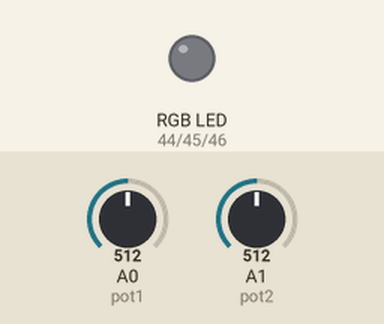
Bench run of a sketch on a simulated Arduino Mega 2560, built with avr-gcc and run on an emulated ATmega2560. On the bench: an RGB LED mixed from three pins (HIGH = lit). Inputs (shaded band) come from the test bench; at power-on: A1 (pot2) = 512, A0 (pot1) = 512. Dim RGB values are drawn brighter than linear; random numbers use the default seed unless the sketch sets one.

Above: at 1.2 s.
1.3 s: A1 (pot2) set to 357
4.3 s: A1 (pot2) set to 334
At 6.0 s:
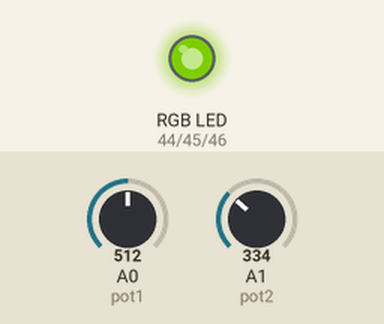
6.3 s: A1 (pot2) set to 0
At 7.15 s:
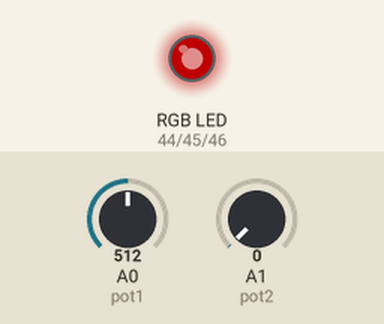
9.3 s: A1 (pot2) set to 306
10.8 s: A0 (pot1) set to 89
13.7 s: A1 (pot2) set to 89
At 15.1 s:
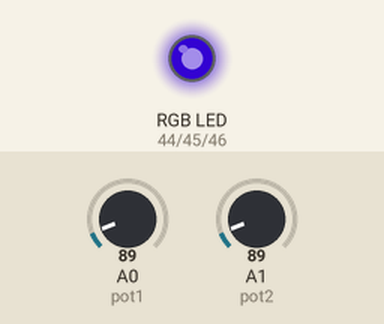
Timing chart, 0 to 25.0 s (numbered marks = the images above; inputs shaded):
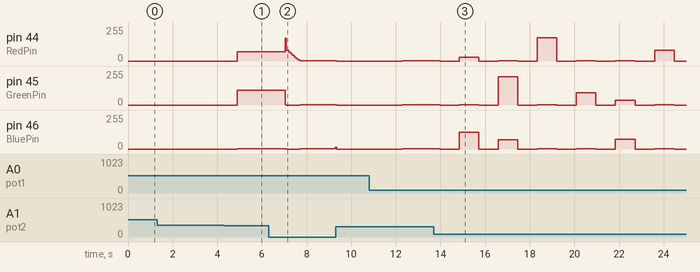

The sketch:

RGB_LED_moodLight1.ino
```cpp
//const int pot1 = A0;//R
int speed1;
float RGB1[3];
float RGB2[3];
float INC[3];
int red, green, blue;
int RedPin = 44;// 3 on Uno 44 on Mega
int GreenPin = 45;// 5 on Uno 45 on Mega
int BluePin = 46;// 6 on Uno 46 on Mega
const int pot1 = A0;//R
const int pot2 = A1;//G
const int pot3 = A2;//B
int inputVal1 = 0;
int inputVal2 = 0;
int inputVal3 = 0;

//============BlinkWithoutDelay======start==============
//const int ledPin =  LED_BUILTIN;
int ledState = LOW;
unsigned long previousMillis = 0;
int interval;
//====================================end===========
void setup()
{
Serial.begin(9600);
randomSeed(analogRead(0));
RGB1[0] = 0;
RGB1[1] = 0;
RGB1[2] = 0;
RGB2[0] = random(256);
RGB2[1] = random(256);
RGB2[2] = random(256);
 inputVal1 = analogRead(pot1);
  inputVal2 = analogRead(pot2);
  inputVal3 = analogRead(pot3);
}
void loop()
{
//randomSeed(analogRead(0));
for (int x=0; x<3; x++) {
INC[x] = (RGB1[x] - RGB2[x]) / 256; }
for (int x=0; x<256; x++) {
red = int(RGB1[0]);
green = int(RGB1[1]);
blue = int(RGB1[2]);
//analogWrite (RedPin, red);
//analogWrite (GreenPin, green);
//analogWrite (BluePin, blue);
blink2();
delay(2);
RGB1[0] -= INC[0];
RGB1[1] -= INC[1];
RGB1[2] -= INC[2];
}
for (int x=0; x<3; x++) {
RGB2[x] = random(556)-300;
RGB2[x] = constrain(RGB2[x], 1, 255);//0,255
//delay(1000);
//speed1 = analogRead(pot1);
//Serial.println(speed1);
delay(speed1);
}
speed1 = analogRead(pot1);
//Serial.println(speed1);
}
```

blink2.ino
```cpp
void blink2(){
int blinkRate = analogRead(pot2);
int brightness = analogRead(pot1);
  blinkRate = map(blinkRate,0,1023, 0,10000);
  brightness = map(brightness,0,1023,0,10);
  interval = blinkRate;
   unsigned long currentMillis = millis();

  if (currentMillis - previousMillis >= interval) {

    previousMillis = currentMillis;


    if (ledState == LOW) {
      ledState = HIGH;
    } else {
      ledState = LOW;
    }

    if(ledState == HIGH){
     // red = red/brightness;
      // blue = blue/brightness;
       //.,/;;;;;;;;;;;;;;;;;;;;;;' green = green/brightness;
      analogWrite(RedPin,red);//brightness
      analogWrite(BluePin,green);//brightness
      analogWrite(GreenPin,blue);//brightness
     // Serial.print(red);
     // Serial.print(",");
      //Serial.print(blue);
     // Serial.print(",");
      //Serial.println(green);

       //Serial.println(red);

    }
    else{
    analogWrite(RedPin, LOW);
    analogWrite(BluePin, LOW);
    analogWrite(GreenPin, LOW);
    }
  }
}
```

details.ino
```cpp
/*

When you run this, you will see the colors slowly change. You’ve just made your own mood lamp.

Code  Antonyms Arduino RGB Mood Lamp :

We have used an RGB LED. This is a single 5mm LED, with four legs (some
have more). One leg is either a common anode (positive) or common cathode (negative) and the other three go to the opposite terminal of the red, green, and blue LEDs inside the lamp.

An RGB value of 255, 0, 0 would give us pure red. A value of 0, 255, 0 would give pure green, and 0, 0, 255, pure blue. By mixing these, we can get any color we like. This is the additive color model.

In the code, we start off by declaring some floating point arrays and also some integer variables that will store our RGB values as well as an increment value.
float RGB1[3];
float RGB2[3];
float INC[3];
int red, green, blue;
In the setup function, we have
randomSeed(analogRead(0));

The randomSeed command is used for creating random (actually pseudo-random) numbers. Computer chips are not able to produce truly random numbers, so they use a mathematical function that generates a very long sequence of pseudo-random values before repeating. By setting a “seed,” you can tell the computer wherein the sequence to start returning random numbers. In this case, the value we give to the randomSeed is a value read from analog pin 0.

As we don’t have anything connected to analog pin 0, all we will read is a random number created by analog noise. Once we have set a “seed” for our random number, we can create one using the random() function.
We then have two sets of RGB values stored in a three-element array. RGB1 is the RGB value we want the lamp to start with (in this case, all zeros or off).
RGB1[0] = 0;
RGB1[1] = 0;
RGB1[2] = 0;
The RGB2 array is a set of random RGB values that we want the lamp to transition to

RGB2[0] = random(256);
RGB2[1] = random(256);
RGB2[2] = random(256);
In this case, we have set the RGB values to a random number set by random(256), which will give us a number between 0 and 255 inclusive (as the number will always range from zero upward). If you pass a single number to the random() function, then it will return a value between 0 and 1 less than the number; random(1000) will return a number between 0 and 999.

If you supply two numbers as parameters, then it will return a random number between the lower number inclusive and the maximum number minus 1 (−1). For example, random(10,100) will return a random number between 10 and 99. In the main program loop, we first take a look at the start and end RGB values and work out which value is needed as an increment to progress from one value to the other in 256 steps (as the PWM value can only be between 0 and 255). We do this with
for (int x=0; x<3; x++) {
INC[x] = (RGB1[x] – RGB2[x]) / 256;
}
This for loop sets the INCrement values for the R, G, and B channels by working out the difference
between the two brightness values and dividing that by 256. We then have another for loop
for (int x=0; x<256; x++) {
red = int(RGB1[0]);
green = int(RGB1[1]);
blue = int(RGB1[2]);
analogWrite (RedPin, red);
analogWrite (GreenPin, green);
analogWrite (BluePin, blue);
delay(100);
RGB1[0] -= INC[0];
RGB1[1] -= INC[1];
RGB1[2] -= INC[2];
}
and this sets the red, green, and blue values to the values in the RGB1 array, writes those values to pins 9, 10 and 11, then deducts the increment value, and then repeats this process 256 times to slowly fade from one random color to the next. The delay of 100 ms in between each step ensures a slow and steady progression.

You can, of course, adjust this value if you want it slower or faster, or you can
add a potentiometer to allow the user to set the speed. After we have taken 256 slow steps from one random color to the next, the RGB1 array will have
the same values (nearly) as the RGB2 array. We now need to decide upon another set of three random values ready for the next time. We do this with another for loop
for (int x=0; x<3; x++) {
RGB2[x] = random(556)-300;
RGB2[x] = constrain(RGB2[x], 0, 255);
delay(1000);
}
The random number is chosen by picking a random number between 0 and 556 (256 + 300) and then deducting 300. The reason we do this is to try and force primary colors from time to time to ensure that we don’t always just get pastel shades. We have 300 chances out of 556 of getting a negative number and therefore forcing a bias towards one or more of the other two color channels.

The next command makes sure that the numbers sent to the PWM pins are not negative by using the constrain() function. The constrain function requires three parameters; x, a, and b as in constrain(x, a, b) where x is the number we want to constrain, a is the lower end of the range, and b is the higher end.

So, the constrain function looks at the value of x and makes sure it is within the range of a to b. If it is lower than a, then it sets it to a; if it is higher than b, it sets it to b. In our case, we make sure that the number is between 0 and 255, which is the range of our PWM output. As we use random(556)-300 for our RGB values, some of those values will be lower than zero, and the constrain function makes sure that the value sent to the PWM is not lower than zero.

*/
```

utilities.ino
```cpp
unsigned int bitOut(void)
{
  static unsigned long firstTime=1, prev=0;
  unsigned long bit1=0, bit0=0, x=0, port=0, limit=99;
  if (firstTime)
  {
    firstTime=0;
    prev=analogRead(port);
  }
  while (limit--)
  {
    x=analogRead(port);
    bit1=(prev!=x?1:0);
    prev=x;
    x=analogRead(port);
    bit0=(prev!=x?1:0);
    prev=x;
    if (bit1!=bit0)
      break;
  }
  return bit1;
}
//------------------------------------------------------------------------------
unsigned long seedOut(unsigned int noOfBits)
{
  // return value with 'noOfBits' random bits set
  unsigned long seed=0;
  for (int i=0;i<noOfBits;++i)
    seed = (seed<<1) | bitOut();
  return seed;
}
```

Measured:
- the behaviour switches between 344 and 343 on A1 (pot2) (found by bisection; images 0 and 1)
- after the input at 1.3 s, every drawn part: stays the same
